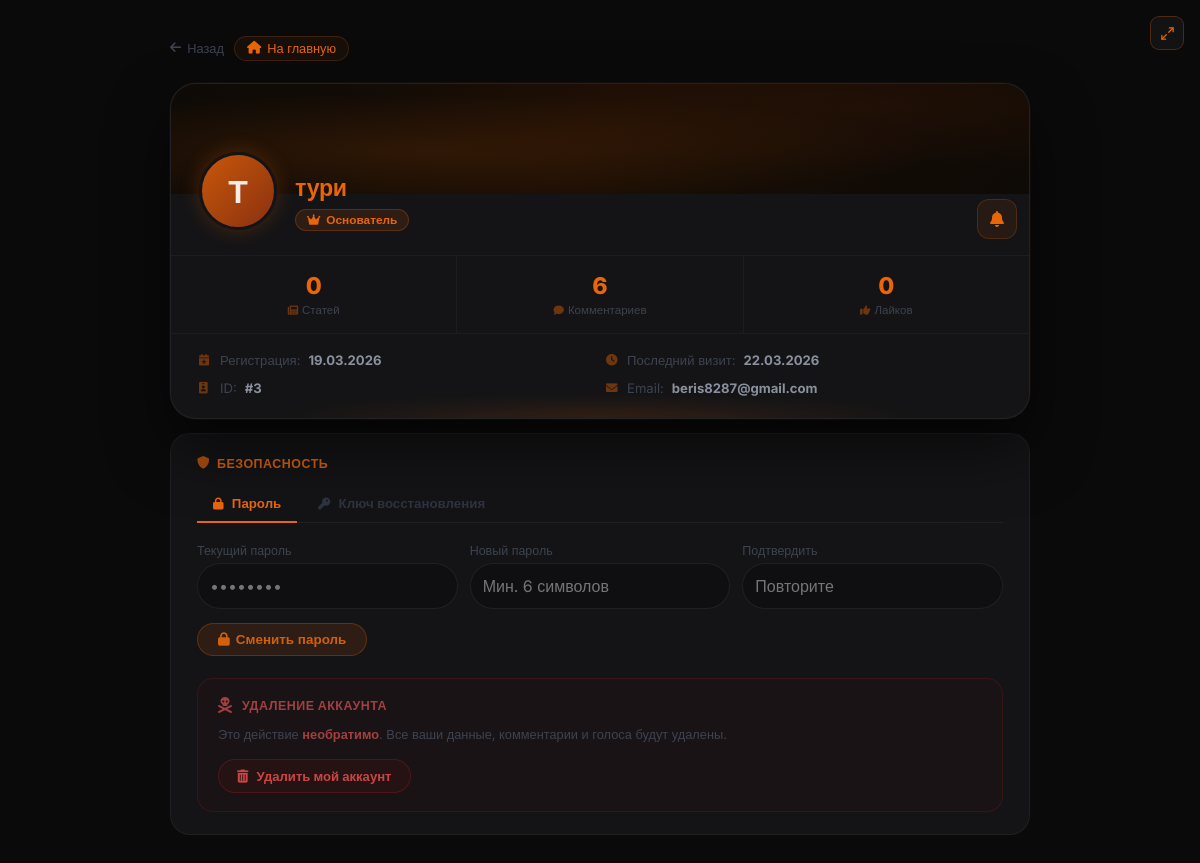
The app's page /profile/тури (signed in), older data.
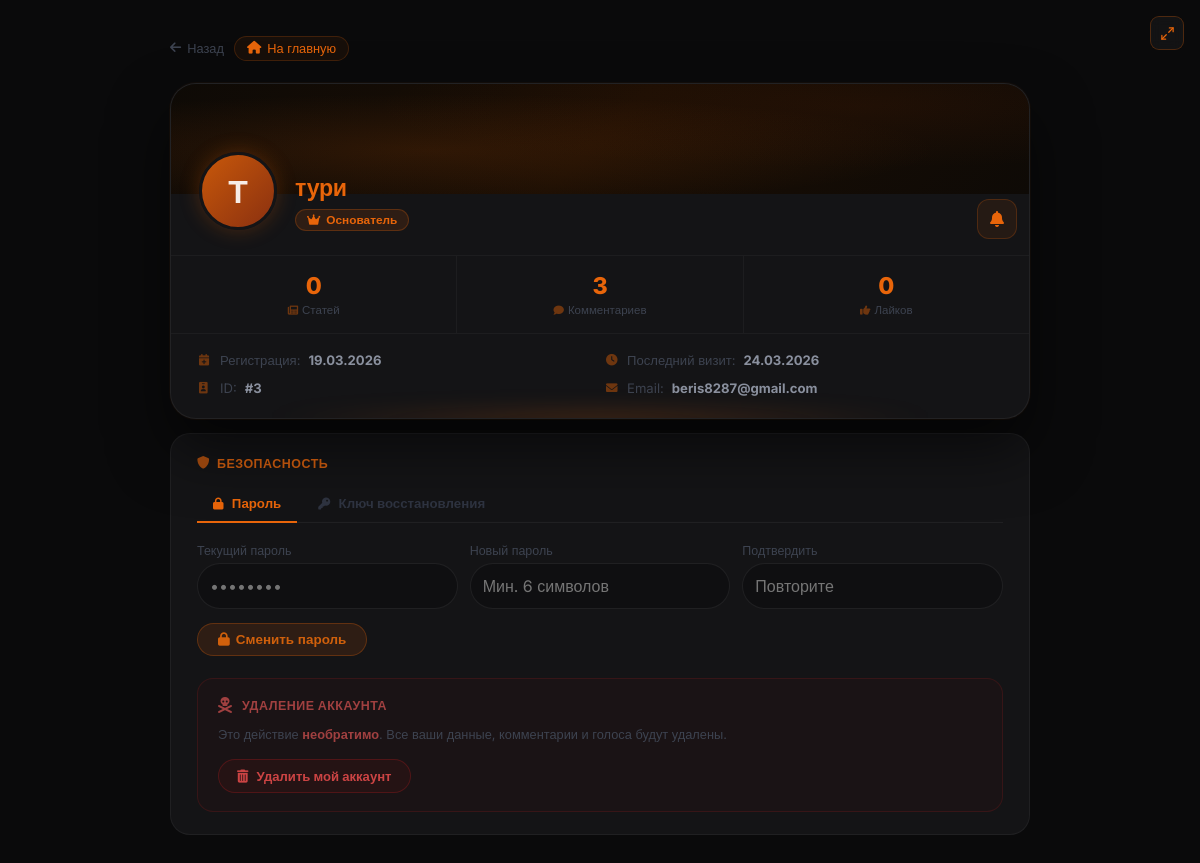
The same page, newer data.
### models.py (models this page shows, shortened)
class User(db.Model, UserMixin):
    __tablename__ = 'users'
    id             = db.Column(db.Integer, primary_key=True)
    username       = db.Column(db.String(80),  unique=True, nullable=False)
    email          = db.Column(db.String(120), unique=True, nullable=False)
    password_hash  = db.Column(db.String(256), nullable=False)
    role           = db.Column(db.Integer, default=0)
    created_at     = db.Column(db.DateTime, default=datetime.utcnow)   # дата регистрации
    last_seen      = db.Column(db.DateTime, default=datetime.utcnow)
    banned_until   = db.Column(db.DateTime, nullable=True)
    ban_reason     = db.Column(db.String(500), nullable=True)
    banned_by_id   = db.Column(db.Integer, db.ForeignKey('users.id'), nullable=True)
    recovery_key   = db.Column(db.String(256), nullable=True)
    avatar         = db.Column(db.String(300), nullable=True)
    terms_agreed   = db.Column(db.Boolean, default=False)
    privacy_agreed = db.Column(db.Boolean, default=False)
    articles       = db.relationship('Article',  backref='author',     lazy='dynamic', foreign_keys='Article.author_id')
    comments       = db.relationship('Comment',  backref='author',     lazy='dynamic', foreign_keys='Comment.author_id')
    votes          = db.relationship('Vote',     backref='user',       lazy='dynamic')
    extra_pages    = db.relationship('ExtraPage', backref='author',    lazy='dynamic', foreign_keys='ExtraPage.author_id')
    comment_reactions = db.relationship('CommentReaction', backref='user', lazy='dynamic')
    def is_banned(self):
        if self.banned_until and self.banned_until > datetime.utcnow():
            return True
        return False

### app.py (the view)
@app.route('/profile/<username>')
def profile(username):
    user = User.query.filter_by(username=username).first_or_404()
    can_see_email = (current_user.is_authenticated and
                     (current_user.id == user.id or current_user.role >= 3))
    return render_template('profile.html', user=user, can_see_email=can_see_email)

### app.py (called while the page is built)
@login_manager.user_loader
def load_user(user_id):
    return User.query.get(int(user_id))

@app.before_request
def update_last_seen():
    if current_user.is_authenticated:
        from flask import g as _g
        _now = datetime.utcnow()
        _last = session.get('_ls_ts', 0)
        if _now.timestamp() - _last > 60:
            current_user.last_seen = _now
            db.session.commit()
            session['_ls_ts'] = _now.timestamp()

### templates/profile.html (shortened to what the changed rows need)
{% extends "base.html" %}
{% block content %}
<div class="profile-outer">
<div class="profile-inner">
    <div class="profile-main-card">
        <div class="profile-info-row">
            <label class="profile-avatar" {% if user.id == current_user.id %}for="avatarFileQuick" title="Сменить аватарку"{% endif %}>
                {% if user.avatar %}
                    <img src="{{ user.avatar }}" alt="{{ user.username }}">
                {% else %}
                    {{ user.username[0] }}
                {% endif %}
            </label>
            <div class="profile-name-block">
                <div class="profile-username">{{ user.username }}</div>
                {% set role_names = {0: ('Участник', 'fas fa-user'), 1: ('Модератор', 'fas fa-shield-alt'), 2: ('Редактор', 'fas fa-pen'), 3: ('Ст. Модератор', 'fas fa-user-shield'), 4: ('Основатель', 'fas fa-crown')} %}
                {% set rname, ricon = role_names.get(user.role, ('Участник', 'fas fa-user')) %}
                <div class="role-badge role-{{ user.role }}"><i class="{{ ricon }}"></i> {{ rname }}</div>
            </div>
            {% if current_user.is_authenticated and current_user.id == user.id %}
            <div style="position:absolute;bottom:16px;right:12px;z-index:10;" id="profileBellWrap">
                <button onclick="toggleProfileBell(event)" title="Уведомления"
                    style="width:40px;height:40px;border-radius:12px;
                           background:rgba(232,101,10,0.08);border:1px solid rgba(232,101,10,0.22);
                           color:#e8650a;font-size:1rem;cursor:pointer;
                           display:flex;align-items:center;justify-content:center;
                           transition:all 0.2s;position:relative;"
                    onmouseover="this.style.background='rgba(232,101,10,0.18)'"
                    onmouseout="this.style.background='rgba(232,101,10,0.08)'">
                </button>
            </div>
            {% endif %}
        </div>
        <div class="profile-stats">
            <div class="stat-box">
                <span class="stat-num">{{ user.comments.count() }}</span>
                <div class="stat-lbl"><i class="fas fa-comment"></i> Комментариев</div>
            </div>
                <span class="stat-num">{% set tl = namespace(v=0) %}{% for art in user.articles %}{% set tl.v = tl.v + art.likes %}{% endfor %}{{ tl.v }}</span>
        </div>
        <div class="profile-details">
            <div class="detail-row"><i class="fas fa-calendar-plus"></i> Регистрация: <strong>{% if user.created_at %}{{ user.created_at.strftime('%d.%m.%Y') }}{% else %}—{% endif %}</strong></div>
            <div class="detail-row"><i class="fas fa-clock"></i> Последний визит: <strong>{% if user.last_seen %}{{ user.last_seen.strftime('%d.%m.%Y') }}{% else %}—{% endif %}</strong></div>
            <div class="detail-row"><i class="fas fa-id-badge"></i> ID: <strong>#{{ user.id }}</strong></div>
            {% if current_user.is_authenticated and (current_user.id == user.id or current_user.role >= 3) %}
            <div class="detail-row"><i class="fas fa-envelope"></i> Email: <strong>{{ user.email }}</strong></div>
            {% endif %}
        </div>
    </div>
</div>
{% endblock %}

Row changes from the older to the newer data that the page shows:
changed User "тури": last_seen "22.03.2026" → "24.03.2026"
Text that changed along with them:
{{ user.comments.count() }}: "6" → "3"
